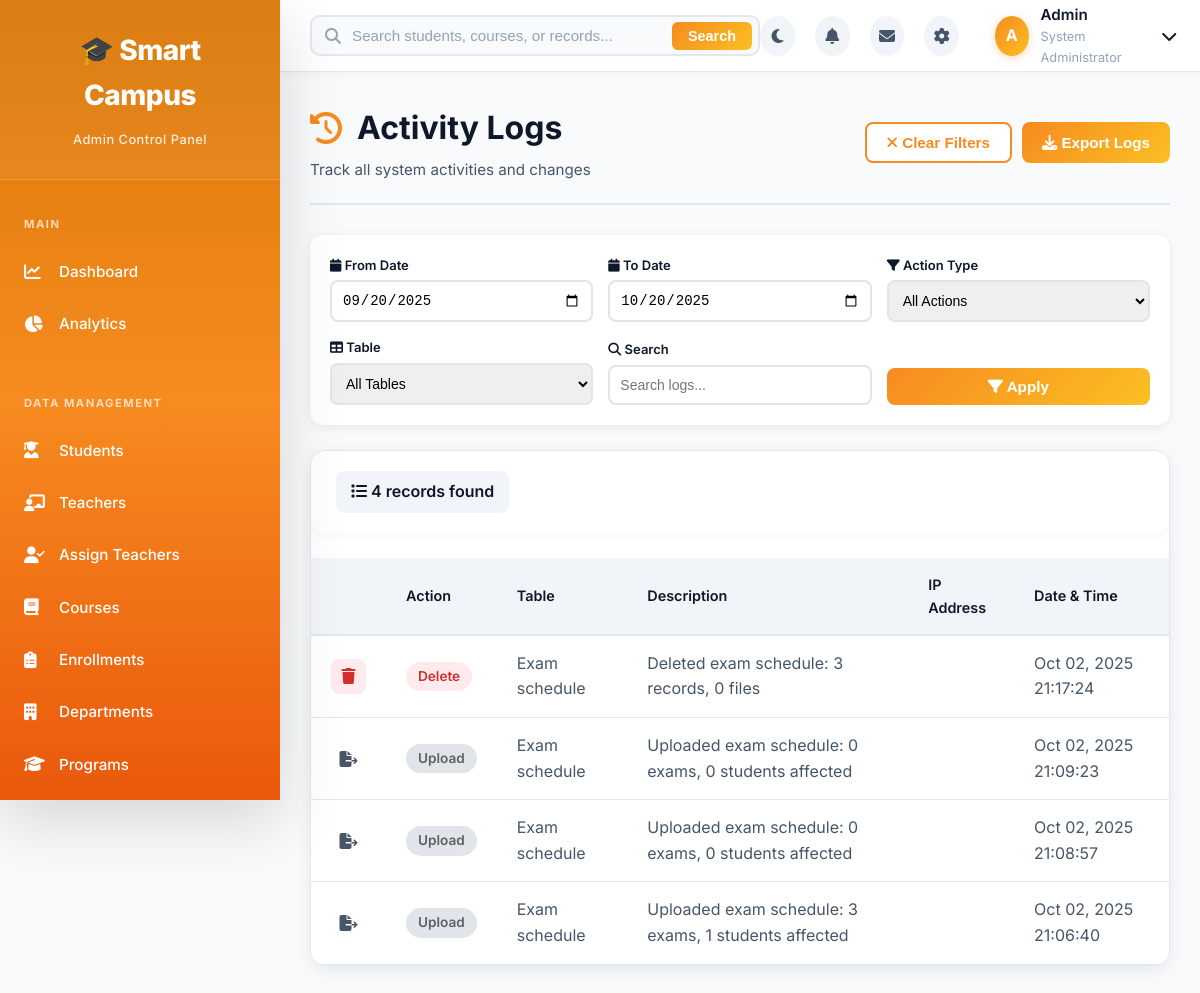
The app's page /admin/logs.php (signed in), older data.
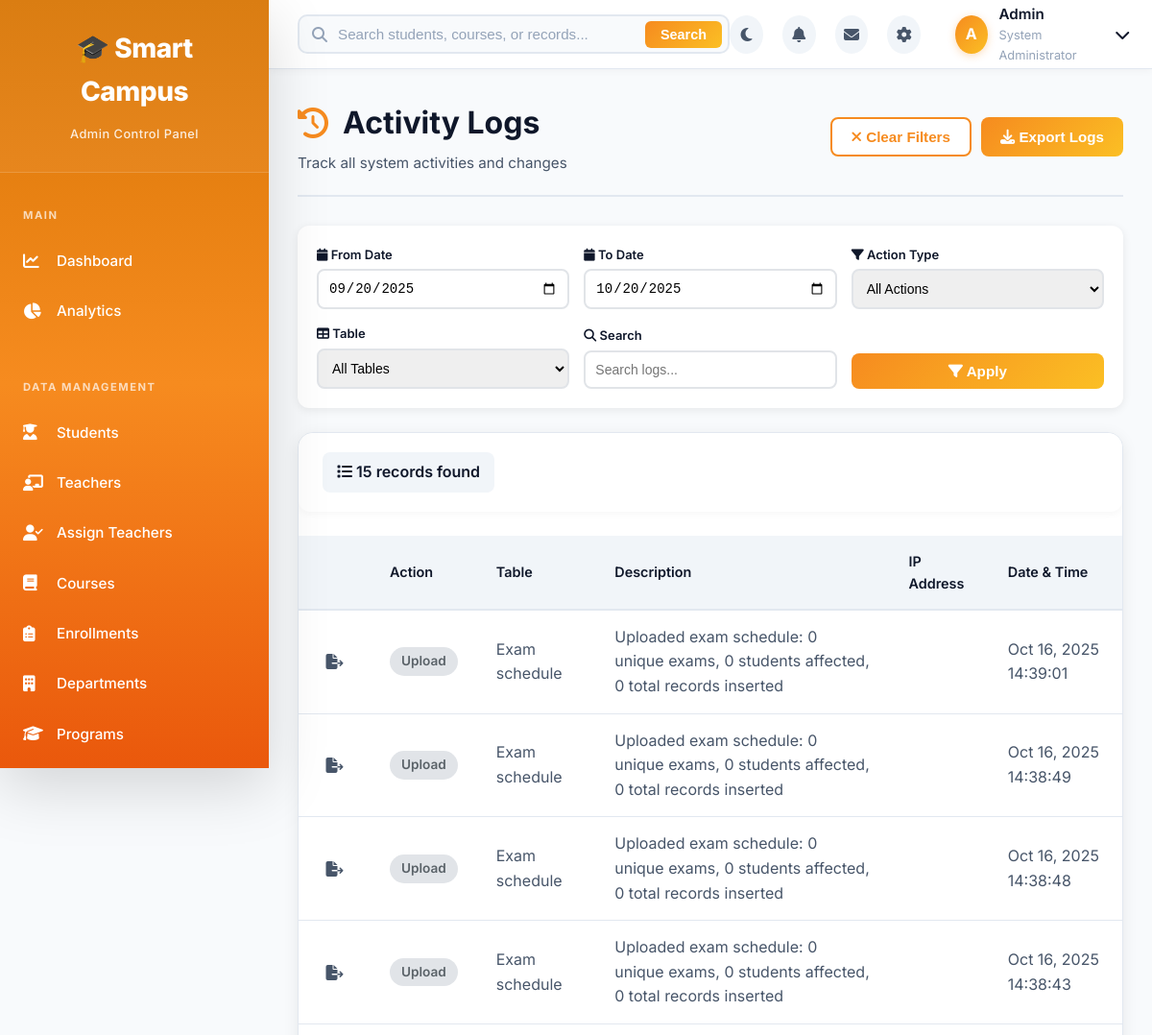
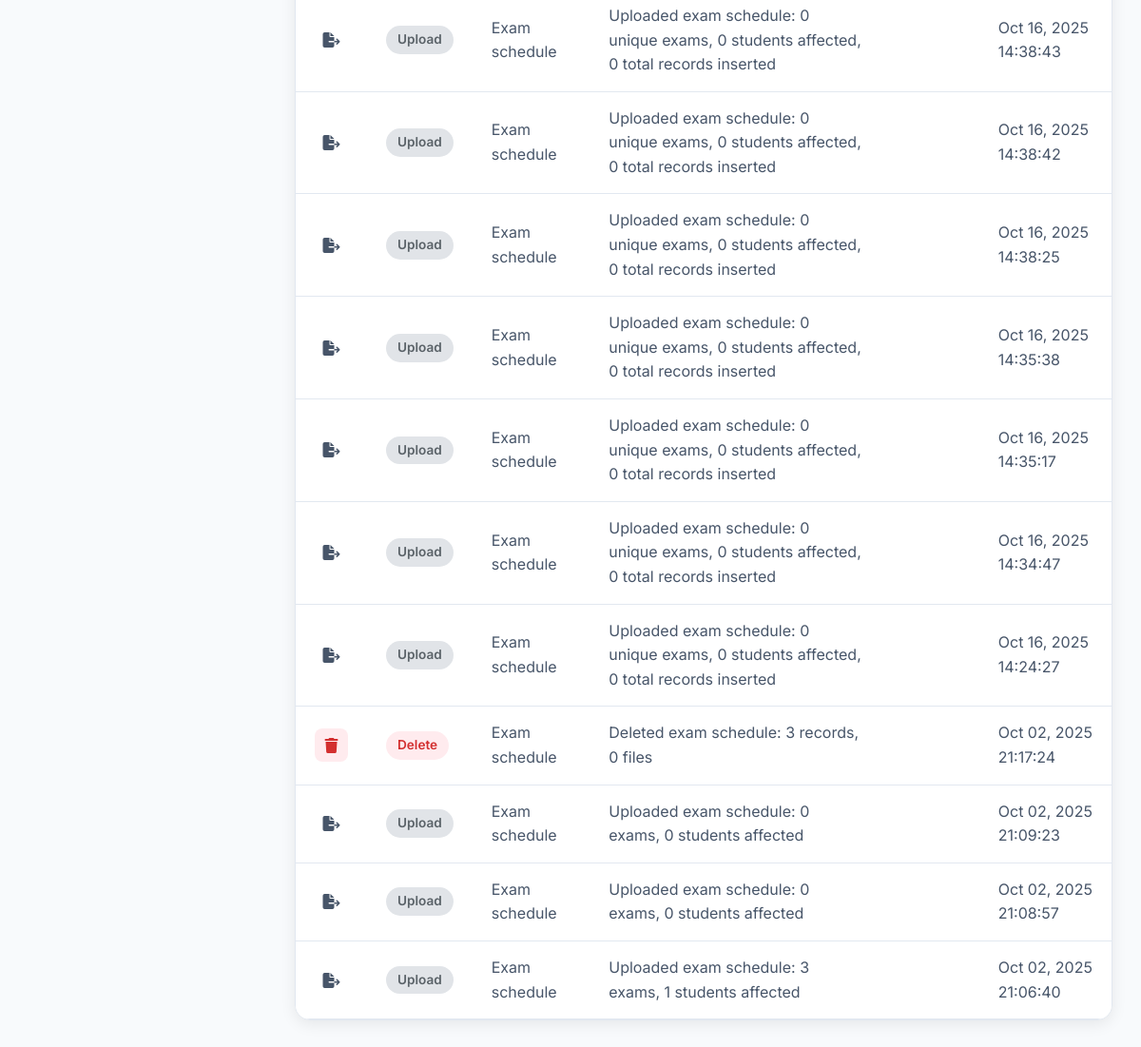
The same page, newer data (2 pictures, top to bottom).
### tables this page shows
CREATE TABLE `activity_logs` (
  `log_id` int(11) NOT NULL,
  `admin_id` int(11) DEFAULT 1,
  `action_type` varchar(50) NOT NULL,
  `table_name` varchar(50) DEFAULT NULL,
  `record_id` int(11) DEFAULT NULL,
  `description` text DEFAULT NULL,
  `ip_address` varchar(45) DEFAULT NULL,
  `user_agent` text DEFAULT NULL,
  `request_method` varchar(10) DEFAULT NULL,
  `request_url` varchar(255) DEFAULT NULL,
  `old_values` longtext DEFAULT NULL CHECK (json_valid(`old_values`)),
  `new_values` longtext DEFAULT NULL CHECK (json_valid(`new_values`)),
  `created_at` timestamp NOT NULL DEFAULT current_timestamp()
);

### admin/logs.php (the view, shortened to what this page needs)
<?php
require_once('../config/database.php');
$create_logs_table = "CREATE TABLE IF NOT EXISTS activity_logs (
    log_id INT AUTO_INCREMENT PRIMARY KEY,
    admin_id INT DEFAULT 1,
    action_type VARCHAR(50) NOT NULL,
    table_name VARCHAR(50),
    record_id INT,
    description TEXT,
    ip_address VARCHAR(45),
    user_agent TEXT,
    created_at TIMESTAMP DEFAULT CURRENT_TIMESTAMP,
    INDEX idx_created_at (created_at),
    INDEX idx_action_type (action_type)
)";
$conn->query($create_logs_table);
$page = isset($_GET['page']) ? (int)$_GET['page'] : 1;
$per_page = 50;
$offset = ($page - 1) * $per_page;
$date_from = $_GET['date_from'] ?? date('Y-m-d', strtotime('-30 days'));
$date_to = $_GET['date_to'] ?? date('Y-m-d');
$search = $_GET['search'] ?? '';
$where_conditions = [];
$where_conditions[] = "DATE(created_at) BETWEEN '$date_from' AND '$date_to'";
$where_sql = implode(' AND ', $where_conditions);
$count_query = "SELECT COUNT(*) as total FROM activity_logs WHERE $where_sql";
$count_result = $conn->query($count_query);
$total_records = $count_result->fetch_assoc()['total'];
$logs_query = "SELECT * FROM activity_logs
               WHERE $where_sql
               ORDER BY created_at DESC
               LIMIT $per_page OFFSET $offset";
$logs_result = $conn->query($logs_query);
?>
<!DOCTYPE html>
<html lang="en">
<head>
    <link rel="stylesheet" href="assets/css/admin-style.css">
    <link rel="stylesheet" href="assets/css/manage-style.css">
    <link rel="stylesheet" href="https://cdnjs.cloudflare.com/ajax/libs/font-awesome/6.4.0/css/all.min.css">
</head>
<body>
    <?php include 'includes/sidebar.php'; ?>
    <div class="main-content">
        <?php include 'includes/topbar.php'; ?>
        <div class="dashboard-container">
            <div class="page-header">
                <div>
                    <h1><i class="fas fa-history"></i> Activity Logs</h1>
                    <p class="subtitle">Track all system activities and changes</p>
                </div>
                <div class="header-actions">
                    <button class="btn btn-outline" onclick="clearFilters()">
                        <i class="fas fa-times"></i> Clear Filters
                    </button>
                    <button class="btn btn-primary" onclick="exportLogs()">
                        <i class="fas fa-download"></i> Export Logs
                    </button>
                </div>
            </div>
            <form method="GET" class="filters-bar">
                <div class="filter-group">
                    <label><i class="fas fa-calendar"></i> From Date</label>
                    <input type="date" name="date_from" value="<?php echo $date_from; ?>">
                </div>
                <div class="filter-group">
                    <label><i class="fas fa-calendar"></i> To Date</label>
                    <input type="date" name="date_to" value="<?php echo $date_to; ?>">
                </div>
                <div class="filter-group">
                    <label><i class="fas fa-filter"></i> Action Type</label>
                    <select name="filter_action">
                        <option value="">All Actions</option>
                    </select>
                </div>
                <div class="filter-group">
                    <label><i class="fas fa-table"></i> Table</label>
                    <select name="filter_table">
                        <option value="">All Tables</option>
                    </select>
                </div>
                <div class="filter-group">
                    <label><i class="fas fa-search"></i> Search</label>
                    <input type="text" name="search" placeholder="Search logs..."
                           value="<?php echo htmlspecialchars($search); ?>">
                </div>
                <div class="filter-group">
                    <button type="submit" class="btn btn-primary" style="width: 100%;">
                        <i class="fas fa-filter"></i> Apply
                    </button>
                </div>
            </form>
            <div class="table-card">
                <div class="toolbar">
                    <span class="record-count">
                        <i class="fas fa-list"></i>
                        <?php echo number_format($total_records); ?> records found
                    </span>
                </div>
                <div class="table-responsive">
                    <table class="data-table">
                        <thead>
                            <tr>
                                <th style="width: 50px;"></th>
                                <th>Action</th>
                                <th>Table</th>
                                <th>Description</th>
                                <th>IP Address</th>
                                <th>Date & Time</th>
                            </tr>
                        </thead>
                        <tbody>
                            <?php if ($logs_result->num_rows > 0): ?>
                                <?php while($log = $logs_result->fetch_assoc()): ?>
                                    <tr>
                                        <td>
                                            <div class="log-icon log-<?php echo $log['action_type']; ?>">
                                                <i class="fas fa-<?php
                                                    echo $log['action_type'] == 'create' ? 'plus' :
                                                         ($log['action_type'] == 'update' ? 'edit' :
                                                         ($log['action_type'] == 'delete' ? 'trash' :
                                                         ($log['action_type'] == 'login' ? 'sign-in-alt' : 'file-export')));
                                                ?>"></i>
                                            </div>
                                        </td>
                                        <td>
                                            <span class="badge badge-<?php
                                                echo $log['action_type'] == 'create' ? 'success' :
                                                     ($log['action_type'] == 'update' ? 'info' :
                                                     ($log['action_type'] == 'delete' ? 'danger' : 'secondary'));
                                            ?>">
                                                <?php echo ucfirst($log['action_type']); ?>
                                            </span>
                                        </td>
                                        <td><?php echo $log['table_name'] ? ucfirst(str_replace('_', ' ', $log['table_name'])) : '-'; ?></td>
                                        <td><?php echo htmlspecialchars($log['description']); ?></td>
                                        <td><code><?php echo $log['ip_address']; ?></code></td>
                                        <td><?php echo date('M d, Y H:i:s', strtotime($log['created_at'])); ?></td>
                                    </tr>
                                <?php endwhile; ?>
                            <?php endif; ?>
                        </tbody>
                    </table>
                </div>
            </div>
        </div>
    </div>
</body>
</html>

### admin/includes/sidebar.php (shortened to what this page needs)
<?php
$current_page = basename($_SERVER['PHP_SELF'], '.php');
?>
<div class="sidebar">
    <div class="sidebar-header">
        <span class="sidebar-logo">🎓 Smart Campus</span>
        <span class="sidebar-subtitle">Admin Control Panel</span>
    </div>
    <div class="sidebar-menu">
        <div class="menu-section">
            <div class="menu-section-title">Main</div>
            <a href="dashboard.php" class="menu-item <?php echo $current_page == 'dashboard' ? 'active' : ''; ?>">
                <i class="fas fa-chart-line"></i>
                <span>Dashboard</span>
            </a>
            <a href="analytics.php" class="menu-item <?php echo $current_page == 'analytics' ? 'active' : ''; ?>">
                <i class="fas fa-chart-pie"></i>
                <span>Analytics</span>
            </a>
        </div>
        <div class="menu-section">
            <div class="menu-section-title">Data Management</div>
            <a href="manage.php?table=students" class="menu-item <?php echo $current_page == 'manage' && $_GET['table'] == 'students' ? 'active' : ''; ?>">
                <i class="fas fa-user-graduate"></i>
                <span>Students</span>
            </a>
            <a href="manage.php?table=teachers" class="menu-item <?php echo $current_page == 'manage' && $_GET['table'] == 'teachers' ? 'active' : ''; ?>">
                <i class="fas fa-chalkboard-teacher"></i>
                <span>Teachers</span>
            </a>
            <a href="assign_teachers.php" class="menu-item <?php echo $current_page == 'assign_teachers' ? 'active' : ''; ?>">
                <i class="fas fa-user-check"></i>
                <span>Assign Teachers</span>
            </a>
            <a href="manage.php?table=courses" class="menu-item <?php echo $current_page == 'manage' && $_GET['table'] == 'courses' ? 'active' : ''; ?>">
                <i class="fas fa-book"></i>
                <span>Courses</span>
            </a>
            <a href="manage.php?table=enrollments" class="menu-item <?php echo $current_page == 'manage' && $_GET['table'] == 'enrollments' ? 'active' : ''; ?>">
                <i class="fas fa-clipboard-list"></i>
                <span>Enrollments</span>
            </a>
            <a href="manage.php?table=departments" class="menu-item <?php echo $current_page == 'manage' && $_GET['table'] == 'departments' ? 'active' : ''; ?>">
                <i class="fas fa-building"></i>
                <span>Departments</span>
            </a>
            <a href="manage.php?table=programs" class="menu-item <?php echo $current_page == 'manage' && $_GET['table'] == 'programs' ? 'active' : ''; ?>">
                <i class="fas fa-graduation-cap"></i>
                <span>Programs</span>
            </a>
            <a href="manage.php?table=trimesters" class="menu-item <?php echo $current_page == 'manage' && $_GET['table'] == 'trimesters' ? 'active' : ''; ?>">
            </a>
        </div>
    </div>
</div>

### admin/includes/topbar.php (shortened to what this page needs)
<div class="topbar">
    <div class="topbar-left">
        <div class="topbar-search">
            <input type="text" placeholder="Search students, courses, or records..." id="globalSearch">
            <button type="button" onclick="performGlobalSearchNow()" class="btn btn-primary" style="position: absolute; right: 8px; top: 50%; transform: translateY(-50%); padding: 6px 16px; border-radius: 6px; font-size: 0.9em;">
                Search
            </button>
        </div>
    </div>
    <div class="topbar-right">
        <div class="topbar-icon" title="Toggle Theme" onclick="toggleTheme()" id="themeToggleBtn">
            <i id="themeIcon" class="fas fa-moon"></i>
        </div>
        <div class="topbar-icon" title="Notifications" onclick="toggleNotifications()">
            <i class="fas fa-bell"></i>
        </div>
        <div class="topbar-icon" title="Messages">
            <i class="fas fa-envelope"></i>
        </div>
        <div class="topbar-icon" title="Quick Settings" onclick="location.href='settings.php'">
            <i class="fas fa-cog"></i>
        </div>
        <div class="topbar-user" onclick="toggleUserMenu()">
            <div class="user-avatar">A</div>
            <div class="user-info">
                <div class="user-name">Admin</div>
                <div class="user-role">System Administrator</div>
            </div>
            <i class="fas fa-chevron-down"></i>
        </div>
    </div>
</div>

### admin/assets/css/manage-style.css (style rules this page uses)
.toolbar { background: white; padding: 20px 25px; border-radius: 12px; margin-bottom: 25px; display: flex; justify-content: space-between; align-items: center; box-shadow: var(--shadow-sm); }
.record-count { font-weight: 600; color: var(--dark); padding: 8px 15px; background: var(--light); border-radius: 8px; }
.badge-secondary { background: #e1e4e8; color: #5a6268; }

### admin/logs.php (style rules this page uses)
.filters-bar { background: white; padding: 20px; border-radius: 12px; box-shadow: 0 2px 10px rgba(0,0,0,0.08); margin-bottom: 25px; display: grid; grid-template-columns: repeat(auto-fit, minmax(200px, 1fr)); gap: 15px; align-items: end; }
.filter-group label { display: block; font-size: 13px; font-weight: 600; color: var(--dark); margin-bottom: 5px; }
.filter-group select, .filter-group input { width: 100%; padding: 10px; border: 2px solid #e1e4e8; border-radius: 8px; font-size: 14px; }
.log-icon { width: 35px; height: 35px; border-radius: 8px; display: flex; align-items: center; justify-content: center; font-size: 16px; }
.log-delete { background: #ffebee; color: #d32f2f; }

Row changes from the older to the newer data that the page shows:
added activity_logs: action_type "Upload", table_name "Exam schedule", description "Uploaded exam schedule: 0 unique exams, 0 students affected, 0 total records inserted", created_at "Oct 16, 2025 14:39:01"
added activity_logs: action_type "Upload", table_name "Exam schedule", description "Uploaded exam schedule: 0 unique exams, 0 students affected, 0 total records inserted", created_at "Oct 16, 2025 14:38:49"
added activity_logs: action_type "Upload", table_name "Exam schedule", description "Uploaded exam schedule: 0 unique exams, 0 students affected, 0 total records inserted", created_at "Oct 16, 2025 14:38:48"
added activity_logs: action_type "Upload", table_name "Exam schedule", description "Uploaded exam schedule: 0 unique exams, 0 students affected, 0 total records inserted", created_at "Oct 16, 2025 14:38:43"
added activity_logs: action_type "Upload", table_name "Exam schedule", description "Uploaded exam schedule: 0 unique exams, 0 students affected, 0 total records inserted", created_at "Oct 16, 2025 14:38:43"
added activity_logs: action_type "Upload", table_name "Exam schedule", description "Uploaded exam schedule: 0 unique exams, 0 students affected, 0 total records inserted", created_at "Oct 16, 2025 14:38:42"
added activity_logs: action_type "Upload", table_name "Exam schedule", description "Uploaded exam schedule: 0 unique exams, 0 students affected, 0 total records inserted", created_at "Oct 16, 2025 14:38:25"
added activity_logs: action_type "Upload", table_name "Exam schedule", description "Uploaded exam schedule: 0 unique exams, 0 students affected, 0 total records inserted", created_at "Oct 16, 2025 14:35:38"
added activity_logs: action_type "Upload", table_name "Exam schedule", description "Uploaded exam schedule: 0 unique exams, 0 students affected, 0 total records inserted", created_at "Oct 16, 2025 14:35:17"
added activity_logs: action_type "Upload", table_name "Exam schedule", description "Uploaded exam schedule: 0 unique exams, 0 students affected, 0 total records inserted", created_at "Oct 16, 2025 14:34:47"
added activity_logs: action_type "Upload", table_name "Exam schedule", description "Uploaded exam schedule: 0 unique exams, 0 students affected, 0 total records inserted", created_at "Oct 16, 2025 14:24:27"
Text that changed along with them:
$total_records: "4" → "15"
